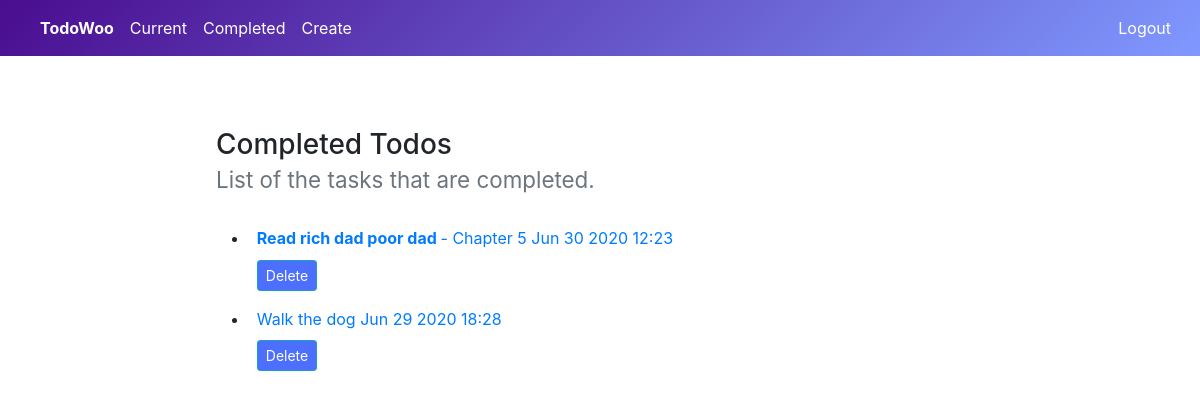
The page /completedtodos (signed in) on the database as committed earlier.
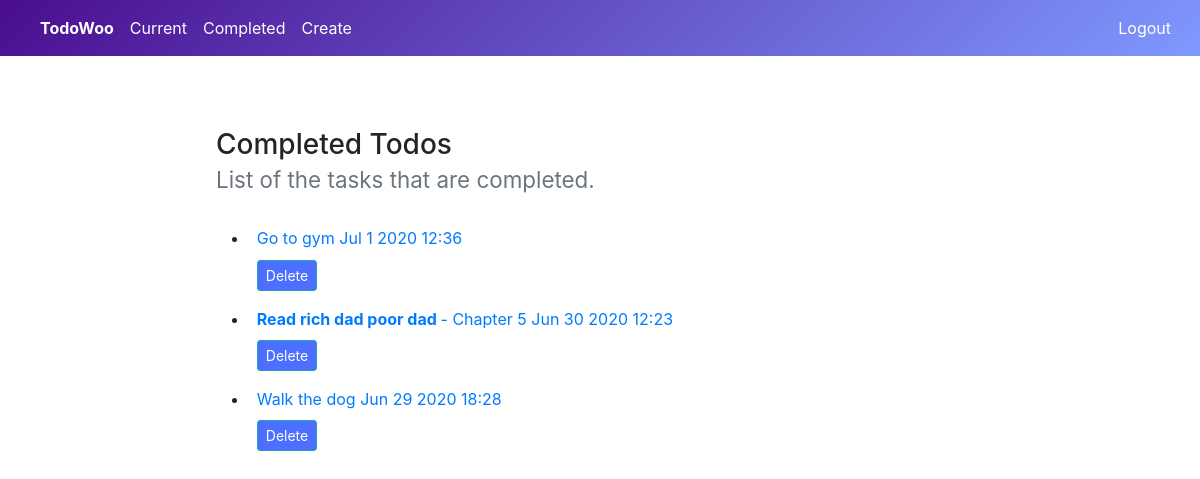
The same page on the database as committed later.
### todo/models.py (models this page shows, shortened)
class Todo(models.Model):
    title = models.CharField(max_length=100)
    memo = models.TextField(blank=True)
    created = models.DateTimeField(auto_now_add=True)
    datecompleted = models.DateTimeField(null=True, blank=True)
    important = models.BooleanField(default=False)
    user = models.ForeignKey(User, on_delete=models.CASCADE)

### todo/views.py (the view)
# urls.py: path('completedtodos', views.completedtodos, name = 'completedtodos'),
@login_required
def completedtodos(request):
    todos = Todo.objects.filter(user=request.user, datecompleted__isnull=False).order_by('-datecompleted')
    return render(request, 'completedtodos.html', {'todos':todos})

### templates/completedtodos.html (shortened to what this page needs)
{% load static %}
<!DOCTYPE html>
<html lang="en">
<head>
        <link rel="stylesheet" href="https://maxcdn.bootstrapcdn.com/bootstrap/4.0.0/css/bootstrap.min.css">
</head>
<body>
    {% if user.is_authenticated %}
   <nav class="navbar navbar-expand-md navbar-light" style="background-image:linear-gradient(135deg, rgb(74,13,143)0%, rgba(0,51,255,0.5)100%);
">
    <div class="collapse navbar-collapse" id="navbarCollapse">
        <div class="navbar-nav">
            <a href="#" class="nav-item nav-link" style="color:white;"><strong>TodoWoo</strong></a>
            <a href="{% url 'currenttodos' %}" class="nav-item nav-link" style="color:white;">Current </a>
            <a href="{% url 'completedtodos' %}" class="nav-item nav-link nav-active" style="color:white;">Completed </a>
            <a href="{% url 'createtodos' %}" class="nav-item nav-link" style="color:white;">Create</a>
        </div>
        <div class="navbar-nav ml-auto">
            <form action="{% url 'logoutuser' %}" method="POST">
            <button type="submit" class="btn btn-link" style="color:white;">Logout</button>
            </form>
        </div>
    </div>
</nav>
{% endif %}
    <br>
    <br>
    <div style="margin-left:18%; margin-top:2%;">
    <h3>
  Completed Todos
   <br>
  <small class="text-muted">List of the tasks that are completed.</small>
    </h3>
    </div>
     <ul>
    <div class="d-flex flex-column" style="margin-left:18%; margin-top:2%;">
    {% for todo in todos %}
    <li>
    <a href="{% url 'viewtodo' todo.id %}">
    {% if todo.important %}<strong>{% endif %}
     <div class="p-2">{{todo.title}}
    {% if todo.important %}</strong>{% endif %}
    {% if todo.memo %}
     - {{todo.memo}}
     {% endif %}
     {{todo.datecompleted|date:'M j Y H:i'}}
      <form method = "POST" action="{% url 'deletetodo' todo.id%}" style="margin-top:1%">
    <button type="submit" class="btn btn-info btn-sm" style="background-color:rgba(0,51,255,0.7);">Delete</button>
    </form>
     </div>
     </a>
     </li>
    {% endfor %}
    </ul>
</body>
</html>

Rows that differ between the two databases and show on the page:
now on this page (row edited): Todo: title "Go to gym", datecompleted "Jul 1 2020 12:36"
